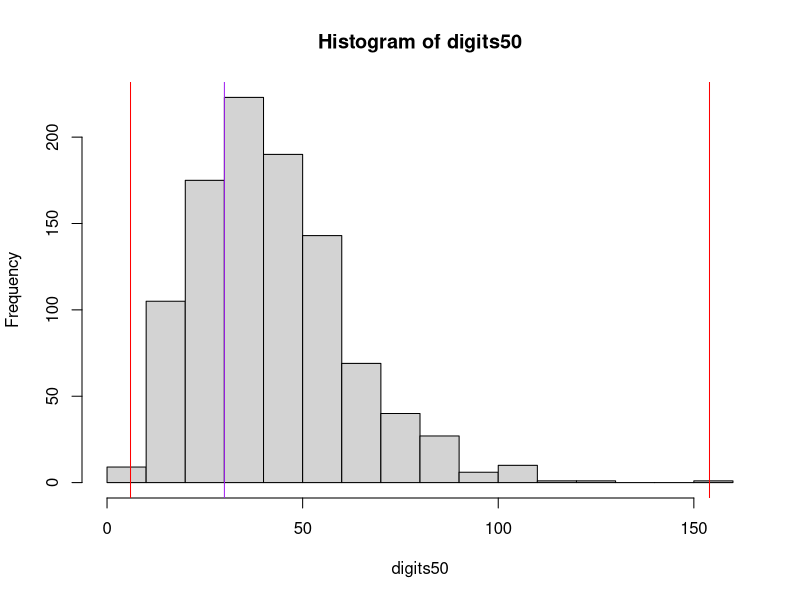

Reproduce this figure in R.
# TODO 1: Write in the R to read in the data.
data <- read.csv("datasets/pi50.csv")
head(data)
dim(data)
# to see the status of the data we can use the summary
# command
summary(data)
# TODO 2: Now we'd like to use R to generate random digits.
digits <- sample(0:9, size=50, replace = TRUE)
x = table(digits)
# TODO 3: Now use the sum command in R to subtract.
sum((x-5)^2)
x <- table(data$pi.digits)
pi50 <- sum((x-5)^2)

digits50 <- replicate(1000, {
  digits <- sample(0:9, size=50, replace = TRUE)
  x = table(digits)
  sum((x-5)^2)
})

hist(digits50)
abline(v=range(digits50), col="red")
abline(v=pi50, col="purple")
